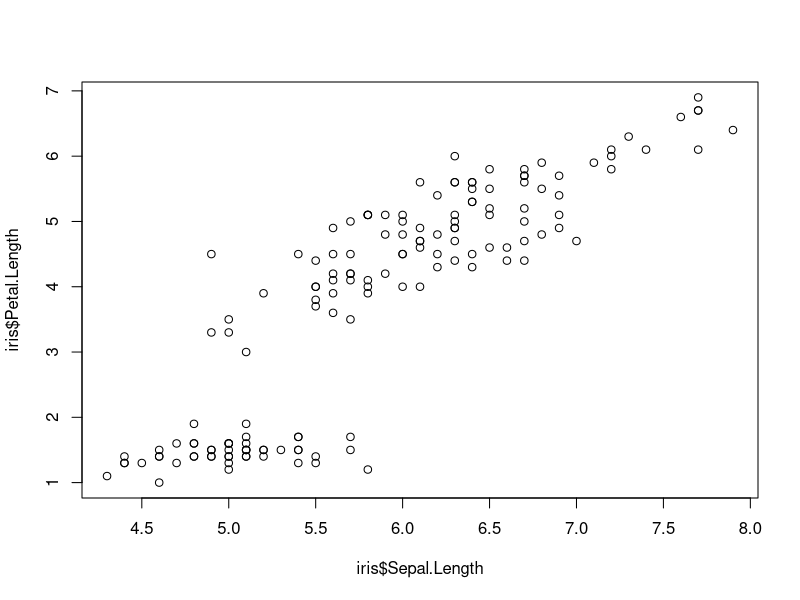
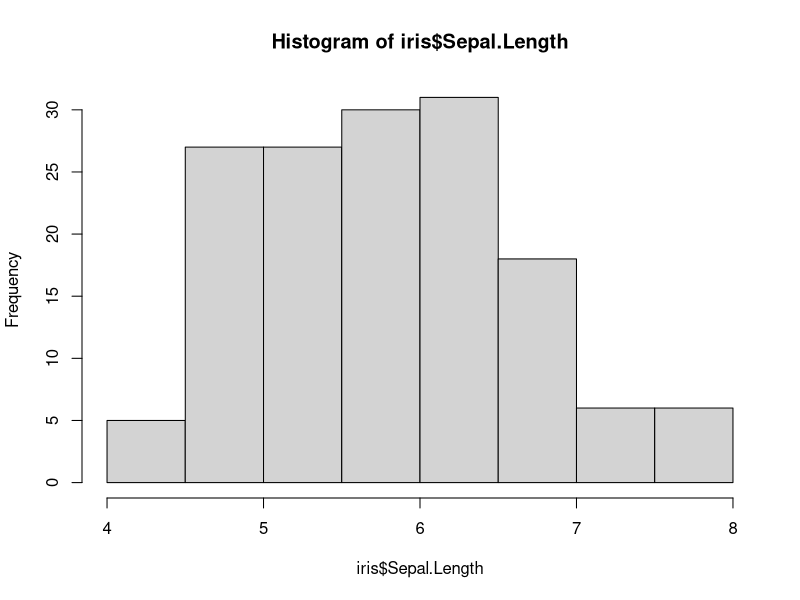
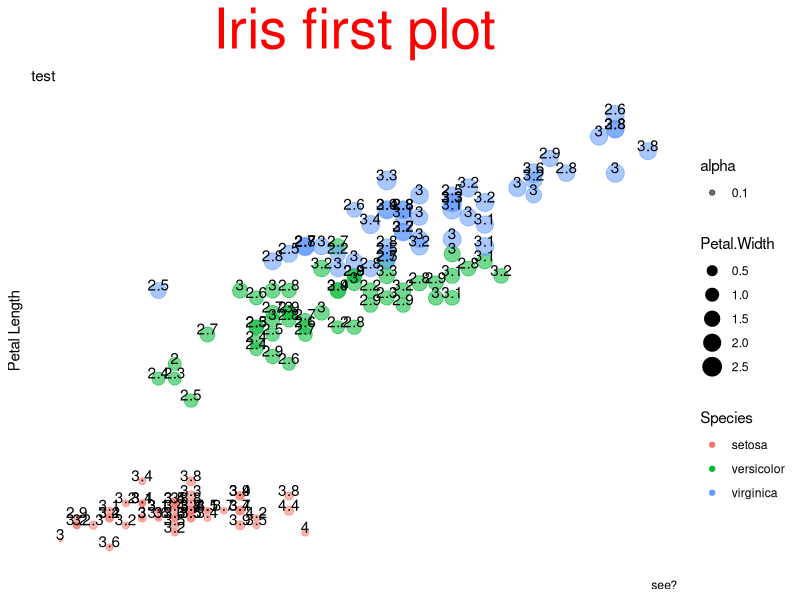
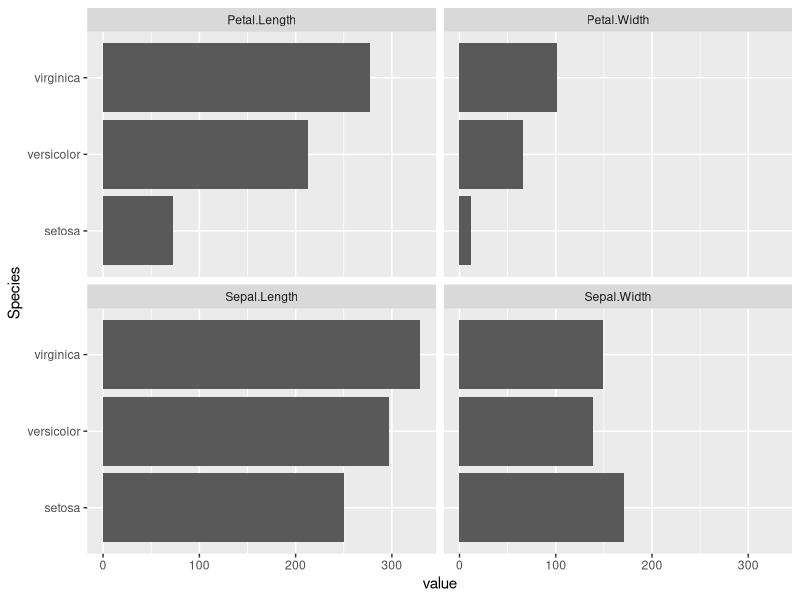

Source code (R) for these figures, in order:
# plot
plot(x =iris$Sepal.Length, y = iris$Petal.Length)
lines(x =iris$Sepal.Length, y = 2*iris$Sepal.Length + 0.5)
hist(iris$Sepal.Length)

install.packages("ggplot2")
library("ggplot2")
ggplot(iris, 
       aes(x = Sepal.Length,
           y = Petal.Length)) +
  geom_point(aes(color = Species, 
                 size = Petal.Width,
                 alpha = .1)) +
  geom_text(aes(label = Sepal.Width,
                vjust = 0)) +
  labs(title = "Iris first plot",
       subtitle = "test",
       caption = "see?",
       x = "Sepal Length",
       y = "Petal Length") +
  theme(axis.title.x = element_blank(),
        panel.background = element_blank(),
        axis.text = element_blank(),
        axis.ticks = element_blank(), 
        plot.title = element_text(size = 40, 
                                  color = "red", 
                                  hjust = .5))

install.packages("tidyr")
library("tidyr")
library("dplyr")
library("ggplot2")
# 1
iris %>%
  group_by(Species) %>%
  summarise_all(sum) %>%
  # 2
  tidyr::gather(key = "metric",
         value = "value", 
         -Species) %>% 
  # wykres
  ggplot(aes(x = Species,
             y = value)) +
  geom_bar(stat = "identity", 
           position = position_dodge()) +
  coord_flip() +
  facet_wrap(~metric)
